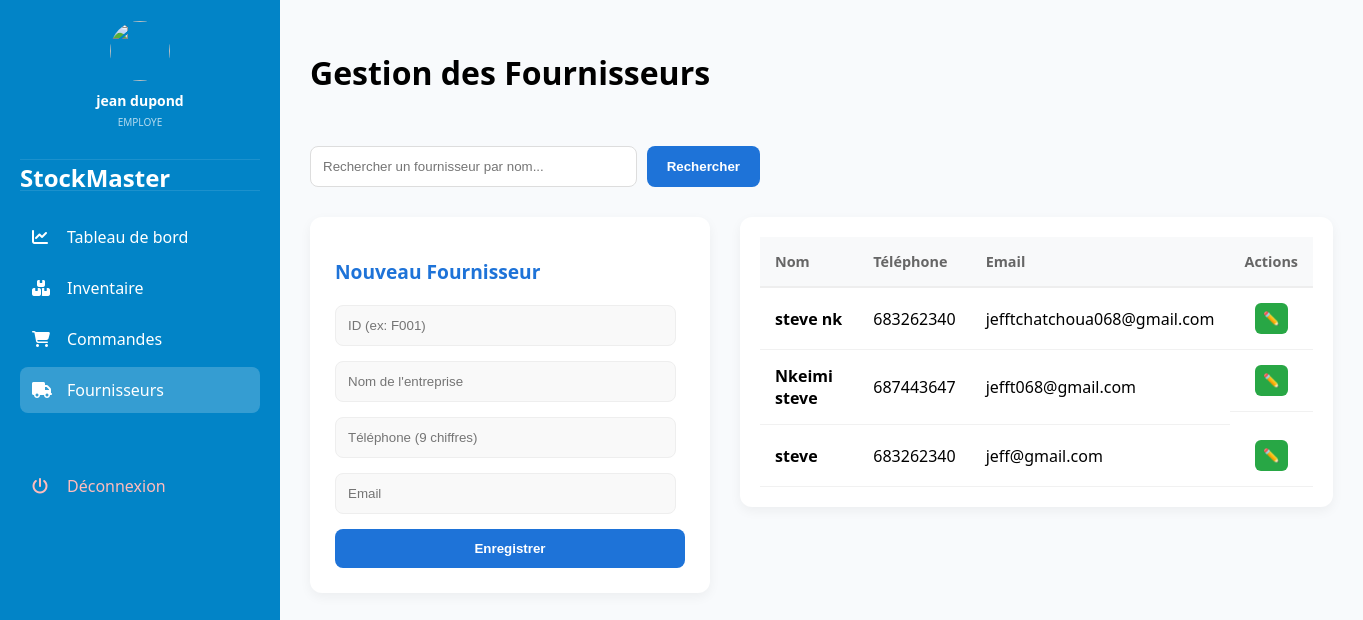
Screenshot of /fournisseurs.php (signed in) with the database file from the repository.
### tables this page shows
CREATE TABLE `fournisseurs` (
  `id` int(11) NOT NULL,
  `nom` varchar(100) DEFAULT NULL,
  `telephone` varchar(20) DEFAULT NULL,
  `email` varchar(100) DEFAULT NULL
);

### fournisseurs.php (the view, shortened to what this page needs)
<?php
$user_role = $_SESSION['role'] ?? 'stagiere';
try {
    $pdo = new PDO("mysql:host=localhost;dbname=stockmaster", "root", "");
    $pdo->setAttribute(PDO::ATTR_ERRMODE, PDO::ERRMODE_EXCEPTION);
} catch (PDOException $e) {
    die("Erreur de connexion : " . $e->getMessage());
}
?>
<!DOCTYPE html>
<html lang="fr">
<head>
    <link rel="stylesheet" href="https://cdnjs.cloudflare.com/ajax/libs/font-awesome/6.4.0/css/all.min.css">
</head>
<body>
<div class="sidebar">
    <div class="sidebar-user">
        <div class="sidebar-user" style="padding: 20px; text-align: center; border-bottom: 1px solid rgba(255,255,255,0.1); margin-bottom: 20px;">
            <?php if(!empty($_SESSION['profil_image'])): ?>
                <img src="uploads/profils/<?php echo $_SESSION['profil_image']; ?>" style="width: 60px; height: 60px; border-radius: 50%; margin-bottom: 10px; object-fit: cover;">
            <?php else: ?>
                <i class="fas fa-user-circle" style="font-size: 50px; margin-bottom: 10px;"></i>
            <?php endif; ?>
            <h3 style="font-size: 14px; margin: 0;"><?php echo $_SESSION['Nom_user'] ?? ''; ?></h3>
            <p style="font-size: 10px; opacity: 0.7; text-transform: uppercase; margin-top:5px;"><?php echo $user_role; ?></p>
        </div>
    </div>
    <h2>StockMaster</h2>
    <a href="dashboard.php"><i class="fas fa-chart-line"></i> Tableau de bord</a>
    <a href="inventaire.php"><i class="fas fa-boxes"></i> Inventaire</a>
    <a href="commandes.php"><i class="fas fa-shopping-cart"></i> Commandes</a>
    <a href="fournisseurs.php" style="background: rgba(255,255,255,0.2);"><i class="fas fa-truck"></i> Fournisseurs</a>
    <a href="logout.php" style="margin-top: 50px; color: #ffbcbc;"><i class="fas fa-power-off"></i> Déconnexion</a>
</div>
<div class="main">
    <div class="header-flex">
        <h1>Gestion des Fournisseurs</h1>
    </div>
    <form class="search-form" onsubmit="return false;">
        <input type="text" id="search" placeholder="Rechercher un fournisseur par nom...">
        <button type="button" onclick="searchFournisseur()">Rechercher</button>
    </form>
    <div class="content-grid">
        <?php if($user_role !== 'stagiere'): ?>
        <section>
            <h2>Nouveau Fournisseur</h2>
            <form method="POST">
                <input type="text" name="id" placeholder="ID (ex: F001)" required>
                <input type="text" name="nom" placeholder="Nom de l'entreprise" required>
                <input type="text" name="telephone" placeholder="Téléphone (9 chiffres)" pattern="^[0-9]{9}$" required>
                <input type="email" name="email" placeholder="Email" required>
                <button type="submit" name="add">Enregistrer</button>
            </form>
        </section>
        <?php endif; ?>
        <article>
            <table id="table">
                <thead>
                    <tr>
                        <th>Nom</th>
                        <th>Téléphone</th>
                        <th>Email</th>
                        <?php if($user_role !== 'stagiere'): ?>
                            <th style="text-align: center;">Actions</th>
                        <?php endif; ?>
                    </tr>
                </thead>
                <tbody>
                    <?php
                    $stmt=$pdo->query("SELECT * FROM fournisseurs ORDER BY id DESC");
                    while($row=$stmt->fetch()){
                    ?>
                    <tr>
                        <td><strong><?=htmlspecialchars($row['nom'])?></strong></td>
                        <td><?=htmlspecialchars($row['telephone'])?></td>
                        <td><?=htmlspecialchars($row['email'])?></td>
                        <?php if($user_role !== 'stagiere'): ?>
                        <td style="display: flex; justify-content: center; align-items: center; gap: 8px;">
                            <button class="edit" onclick="editData('<?=$row['id']?>','<?=addslashes($row['nom'])?>','<?=$row['telephone']?>','<?=$row['email']?>')">✏️</button>
                        </td>
                        <?php endif; ?>
                    </tr>
                    <?php } ?>
                </tbody>
            </table>
        </article>
    </div>
</div>
</body>
</html>

### fournisseurs.php (style rules this page uses)
:root { --primary: #0284c7; --success: #10b981; --warning: #f59e0b; --danger: #ef4444; --bg-body: #f8fafc; }
body { margin: 0; font-family: 'Segoe UI', sans-serif; background: var(--bg-body); display: flex; }
.sidebar { width: 240px; background: var(--primary); color: white; min-height: 100vh; position: fixed; padding-top: 1px; padding-left:20px; padding-right: 20px; }
.sidebar-user { text-align: center; border-bottom: 1px solid rgba(255,255,255,0.1); padding-bottom: 10px; }
.sidebar h2 { font-size: 1.5rem; margin-bottom: 20px; margin-top: -30px; }
.sidebar a { display: flex; align-items: center; color: white; text-decoration: none; padding: 12px; border-radius: 8px; transition: 0.3s; margin-bottom: 5px; }
.sidebar a i { width: 25px; margin-right: 10px; }
.main { flex:1; padding:30px; display: flex; flex-direction: column; margin-left: 280px; }
.header-flex { display: flex; justify-content: space-between; align-items: center; margin-bottom: 30px; }
.search-form { display:flex; gap:10px; margin-bottom:30px; max-width:450px; }
.search-form input { flex:1; padding:12px; border:1px solid #ddd; border-radius:8px; outline: none; }
.search-form button { padding:0 20px; border:none; background:#1e73d8; color:white; border-radius:8px; cursor:pointer; font-weight: bold; }
.content-grid { display: flex; gap: 30px; align-items: flex-start; }
section { background:white; padding:25px; border-radius:12px; box-shadow:0 4px 12px rgba(0,0,0,0.05); width:350px; flex-shrink: 0; }
section h2 { margin-bottom: 20px; font-size: 1.2rem; color: #1e73d8; }
section input { width:90%; padding:12px; margin-bottom:15px; border:1px solid #eee; border-radius:8px; background: #f9f9f9; }
section button { width:100%; padding:12px; border:none; background:#1e73d8; color:white; border-radius:8px; cursor:pointer; font-weight: bold; transition: 0.3s; }
article { flex:1; background:white; padding:20px; border-radius:12px; box-shadow:0 4px 12px rgba(0,0,0,0.05); overflow: hidden; }
table { width:100%; border-collapse:collapse; }
table th { background:#f8f9fa; color:#666; padding:15px; text-align: left; font-size: 0.9rem; border-bottom: 2px solid #eee; }
table td { padding:15px; border-bottom:1px solid #f1f1f1; }
.edit { background:#28a745; color:white; border:none; padding:8px; border-radius:6px; cursor:pointer; }

### rows the page displays
fournisseurs: nom "steve nk", telephone "683262340", email "jefftchatchoua068@gmail.com"
fournisseurs: nom "Nkeimi steve", telephone "687443647", email "jefft068@gmail.com"
fournisseurs: nom "steve", telephone "683262340", email "jeff@gmail.com"

### other values shown
$_SESSION['Nom_user'] "jean dupond"
$user_role "EMPLOYE"
